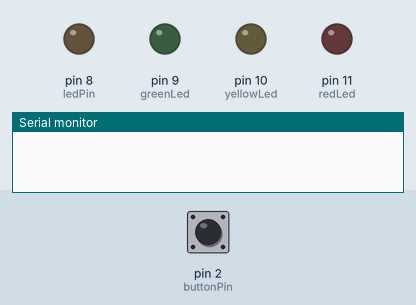
This sketch was run on a simulated Arduino Uno, built with avr-gcc and run on an emulated ATmega328P. On the bench: output pins drawn as LEDs (lit = HIGH), the last lines printed to the serial monitor. Inputs (shaded band) come from the test bench; at power-on: pin 2 (buttonPin) HIGH. Random numbers use the default seed unless the sketch sets one.

Above: at 0.1 s.
At 19.8 s:
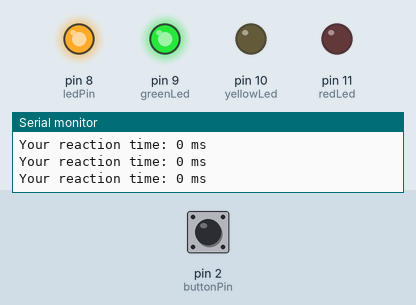
At 38.6 s:
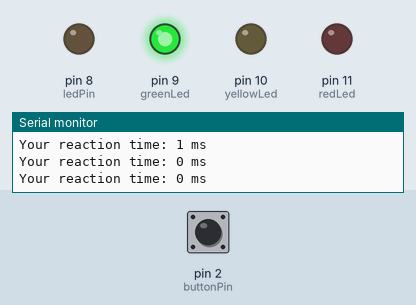
Timing chart, 0 to 40.0 s (numbered marks = the images above):
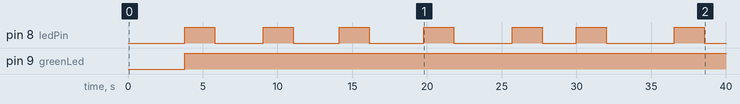

Measured:
- by itself, pin 8 (ledPin): LOW → HIGH at 3.8 s, → LOW 2.0 s later, → HIGH 3.2 s later, → LOW 2.0 s later, … (14 changes in this stretch)
- by itself, pin 9 (greenLed): LOW → HIGH at 3.8 s

The sketch:

reaction_time_game.ino
```cpp
// Reaction Time Tester

int ledPin = 8;
int buttonPin = 2;

int greenLed =9;
int yellowLed=10;
int redLed=11;

bool waitingForReaction= false;
unsigned long startTime;
unsigned long pressTime;
unsigned long reactionTime;

int randomDelay;

void setup()
{
  pinMode(ledPin, OUTPUT);
  pinMode(buttonPin, INPUT_PULLUP);
  Serial.begin(9600);

  // for reaction rating
  pinMode(greenLed, OUTPUT);
  pinMode(yellowLed, OUTPUT);
  pinMode(redLed, OUTPUT);


}

void loop()
{
  digitalWrite(ledPin, LOW);// led off initially

  delay(randomDelay=random(2000,5000));// led waits for a random time

  digitalWrite(ledPin, HIGH); // led turns on

  startTime = millis(); //recording reaction time
  waitingForReaction= true;

  // Wait for player to press the button
  while (waitingForReaction) {
    if (digitalRead(buttonPin) == HIGH) {
      reactionTime = millis() - startTime;
      Serial.print("Your reaction time: ");
      Serial.print(reactionTime);
      Serial.println(" ms");
      waitingForReaction = false;
    }
  }
  if (reactionTime < 250) {
  digitalWrite(greenLed, HIGH);   // green LED;
digitalWrite(yellowLed, LOW);
digitalWrite(redLed, LOW);
}
else if (reactionTime < 500) {
  digitalWrite(yellowLed, HIGH);  // yellow LED
  digitalWrite(greenLed, LOW);
digitalWrite(redLed, LOW);
}
else {
  digitalWrite(redLed, HIGH);  // red LED
  digitalWrite(greenLed, LOW);
digitalWrite(yellowLed, LOW);
}

  delay(2000);  // Pause before restarting
}
```
